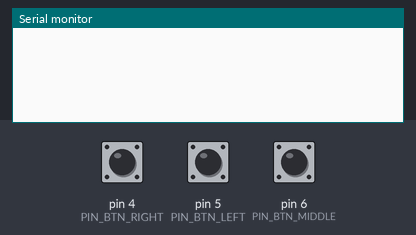
Simulated run of this sketch. Board: Arduino Uno, built with avr-gcc and run on an emulated ATmega328P. Parts: the last lines printed to the serial monitor. The test bench sets the inputs (shaded band); at power-on: pin 4 (PIN_BTN_RIGHT) HIGH, pin 5 (PIN_BTN_LEFT) HIGH, pin 6 (PIN_BTN_MIDDLE) HIGH.

Above: at 1.2 s.
1.3 s: pin 4 (PIN_BTN_RIGHT) pulled LOW for 0.15 s
At 2.0 s:
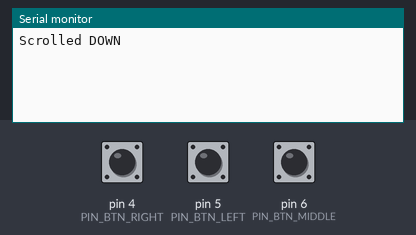
2.9 s: pin 5 (PIN_BTN_LEFT) pulled LOW for 0.15 s
At 3.2 s:
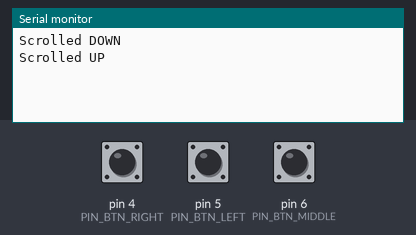
4.5 s: pin 6 (PIN_BTN_MIDDLE) pulled LOW for 0.15 s
At 6.0 s:
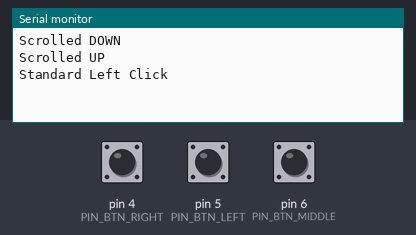
6.4 s: pin 6 (PIN_BTN_MIDDLE) pulsed LOW 2 times (0.12 s each, 0.3 s apart)
At 7.6 s:
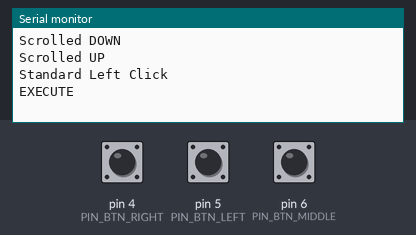

Measured:
- after the input at 1.3 s, the serial monitor: prints a new line at once (image 1)
- after the input at 2.9 s, the serial monitor: prints a new line at once (image 2)
- after the input at 4.5 s, the serial monitor: prints a new line after 0.40 s (image 3)
- after the input at 6.4 s, the serial monitor: prints a new line after 0.70 s (image 4)

The sketch:

dashboard_hardware.ino
```cpp
// Define the hardware pins
#define PIN_BTN_LEFT 5
#define PIN_BTN_RIGHT 4
#define PIN_BTN_MIDDLE 6

bool lastBtnL = HIGH;
bool lastBtnR = HIGH;
bool lastBtnM = HIGH;

// Variables for double-click timing
unsigned long lastMidPressTime = 0;
int midClickCount = 0;
bool midTimerActive = false;
const int doubleClickDelay = 400; // 400ms window to register a double-click

void setup() {
  Serial.begin(9600);
  pinMode(PIN_BTN_LEFT, INPUT_PULLUP);
  pinMode(PIN_BTN_RIGHT, INPUT_PULLUP);
  pinMode(PIN_BTN_MIDDLE, INPUT_PULLUP);
}

void loop() {
  bool currBtnL = digitalRead(PIN_BTN_LEFT);
  bool currBtnR = digitalRead(PIN_BTN_RIGHT);
  bool currBtnM = digitalRead(PIN_BTN_MIDDLE);

  // LEFT BUTTON: Single Click = Scroll Up
  if (currBtnL == LOW && lastBtnL == HIGH) {
    Serial.println("Scrolled UP");
    delay(50);
  }

  // RIGHT BUTTON: Single Click = Scroll Down
  if (currBtnR == LOW && lastBtnR == HIGH) {
    Serial.println("Scrolled DOWN");
    delay(50);
  }

  // MIDDLE BUTTON: Double-Click Logic
  if (currBtnM == LOW && lastBtnM == HIGH) {
    midClickCount++;
    lastMidPressTime = millis();
    midTimerActive = true;
    delay(50); // debounce
  }

  if (midTimerActive && (millis() - lastMidPressTime > doubleClickDelay)) {
    if (midClickCount == 1) {
      Serial.println("Standard Left Click"); // Acts as Back/Cancel
    } else if (midClickCount >= 2) {
      Serial.println("EXECUTE");
    }
    midClickCount = 0;
    midTimerActive = false;
  }

  lastBtnL = currBtnL;
  lastBtnR = currBtnR;
  lastBtnM = currBtnM;
}
```
